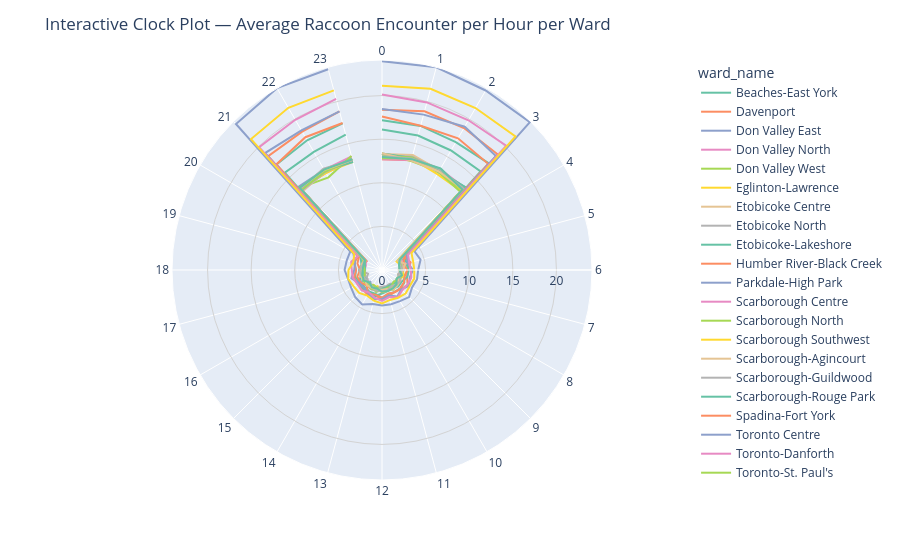

Notebook code for this chart:
### Code cell
import plotly.express as px
import numpy as np
import pandas as pd

# Calling Toronto Raccoon Activity data set
df = pd.read_csv('D:/Repositories/visualization/02_activities/assignments/Raccoon.csv')   

# Compute average raccoon encounters per hour
avg_hour_ward = (
    df.groupby(["ward_name", "hour"])["units_observed"]
      .mean()
      .reset_index()
      .sort_values(["ward_name", "hour"])
)

# Converting hour of day into angle on a circle
avg_hour_ward["theta"] = avg_hour_ward["hour"] * (360 / 24) # Theta is the degree from 0 to 345

# Plotly polar line chart taken/inspired from https://plotly.com/python/polar-chart/
fig = px.line_polar(
    avg_hour_ward, 
    r="units_observed", # from 0 up to the max number of encounters 
    theta="theta",
    color="ward_name",
    line_close=False,
    hover_data={    # allow the interactive feature; hover over the point to see what it is
        "ward_name": True,
        "hour": True,
        "units_observed": True,
        "theta": False
    },
    color_discrete_sequence=px.colors.qualitative.Set2 # defining the color palette used for the wards. Set 2 is more colour-blindness friendly
)

# Changing the plot orientation to more closely resemble a clock modified from https://plotly.com/python/polar-chart/
fig.update_layout(
    polar=dict(
        angularaxis=dict(
            direction="clockwise",
            rotation=90,  # 0° at top
            tickmode="array",
            tickvals=np.linspace(0, 360, 24, endpoint=False), # geberate one tick per hour (0-23 hour; 360 degree)
            ticktext=[str(h) for h in range(24)] # tick labels 0-23
        ),
        radialaxis=dict(showgrid=True, gridcolor="lightgray") # grid within the clock to distinguish values
    ),
    title="Interactive Clock Plot — Average Raccoon Encounter per Hour per Ward"
)
